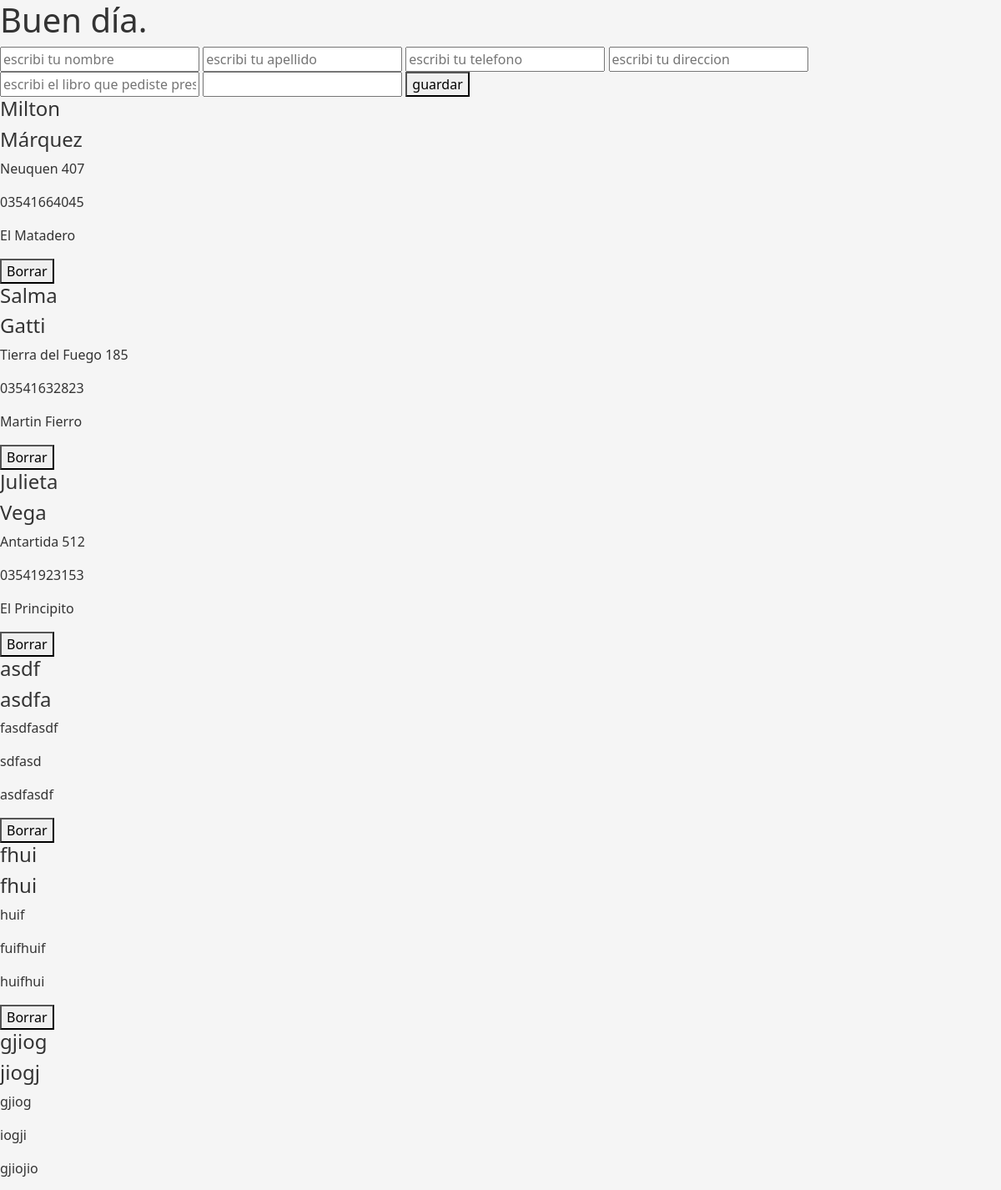
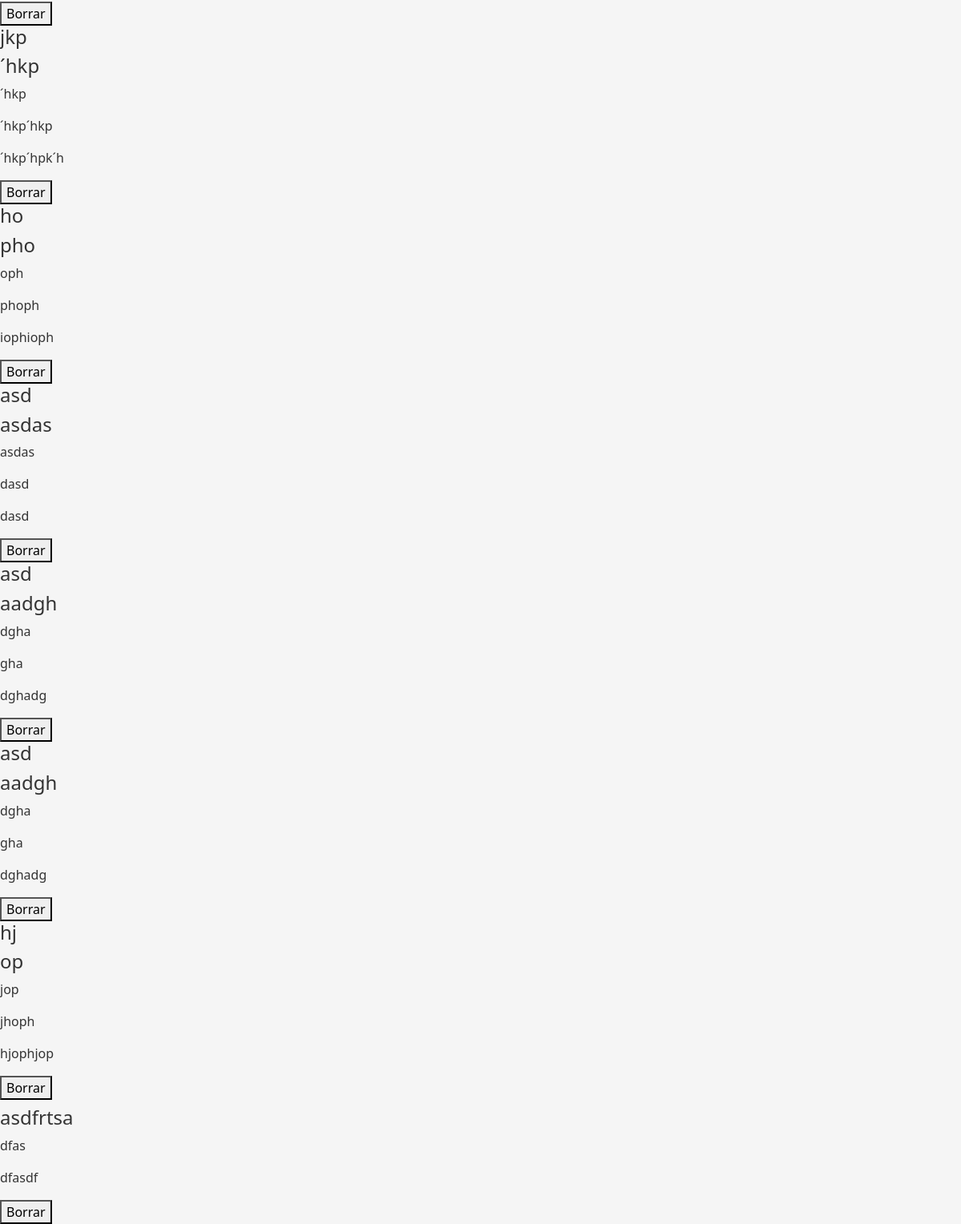
The page / on the database its author committed (2 pictures, top to bottom).
### app_prestamo/models.py (models this page shows, shortened)
class Prestamo(models.Model):
    nombre = models.CharField(max_length=100, null=True, blank=True)
    apellido = models.CharField(max_length=100, null=True, blank=True)
    telefono = models.CharField(max_length=100, null=True, blank=True)
    direccion = models.CharField(max_length=100, null=True, blank=True)
    libro = models.CharField(max_length=50, null=True, blank=True)

### app_prestamo/views.py (the view)
# urls.py: path("", inicio),
def inicio(request):
    prestamos = Prestamo.objects.all()
    print(Prestamo)
    return render(request, "index.html", {"prestamos": prestamos})

### app_prestamo/templates/index.html (shortened to what this page needs)
{% load static %}
<!DOCTYPE html>
<html lang="en">
<head>
    <link rel="stylesheet" href="https://cdn.jsdelivr.net/npm/bootstrap@5.2.0-beta1/dist/css/bootstrap.min.css">
    <link rel="stylesheet" href="{% static 'main.css' %}">
</head>
<body>
    <h1>Buen día.</h1>
    <form action="{% url 'create_task' %}" method="POST">
    <input type="text" name="nombre" placeholder="escribi tu nombre">
    <input type="text" name="apellido" placeholder="escribi tu apellido">
    <input type="text" name="telefono" placeholder="escribi tu telefono">
    <input type="text" name="direccion" placeholder="escribi tu direccion">
    <input type="text" name="libro" placeholder="escribi el libro que pediste prestado">
    <input type="text" name="estado" placeholder="">
    <button>guardar</button>
    </form>
    {% for Prestamo in prestamos %}
    <div>
         <h4>{{Prestamo.nombre}}</h4>
         <h4>{{Prestamo.apellido}}</h4>
         <p>{{Prestamo.direccion}}</p>
         <p>{{Prestamo.telefono}}</p>
         <p>{{Prestamo.libro}}</p>
         <button>Borrar</button>
    </div>
    {% empty %}
    <h1>No hay usuarios registrados</h1>
{% endfor %}
    </body>
</html>

### app_prestamo/static/main.css (style rules this page uses)
body { background-color: #f5f5f5; color: #333; }

### rows shown on the page
Prestamo: nombre "Milton", apellido "Márquez", direccion "Neuquen 407", telefono "03541664045", libro "El Matadero"
Prestamo: nombre "Salma", apellido "Gatti", direccion "Tierra del Fuego 185", telefono "03541632823", libro "Martin Fierro"
Prestamo: nombre "Julieta", apellido "Vega", direccion "Antartida 512", telefono "03541923153", libro "El Principito"
Prestamo: nombre "asdf", apellido "asdfa", direccion "fasdfasdf", telefono "sdfasd", libro "asdfasdf"
Prestamo: nombre "fhui", apellido "fhui", direccion "huif", telefono "fuifhuif", libro "huifhui"
Prestamo: nombre "gjiog", apellido "jiogj", direccion "gjiog", telefono "iogji", libro "gjiojio"
Prestamo: nombre "jkp", apellido "´hkp", direccion "´hkp", telefono "´hkp´hkp", libro "´hkp´hpk´h"
Prestamo: nombre "ho", apellido "pho", direccion "oph", telefono "phoph", libro "iophioph"
Prestamo: nombre "asd", apellido "asdas", direccion "asdas", telefono "dasd", libro "dasd"
Prestamo: nombre "asd", apellido "aadgh", direccion "dgha", telefono "gha", libro "dghadg"
Prestamo: nombre "asd", apellido "aadgh", direccion "dgha", telefono "gha", libro "dghadg"
Prestamo: nombre "hj", apellido "op", direccion "jop", telefono "jhoph", libro "hjophjop"
Prestamo: apellido "asdfrtsa", direccion "dfas", libro "dfasdf"
